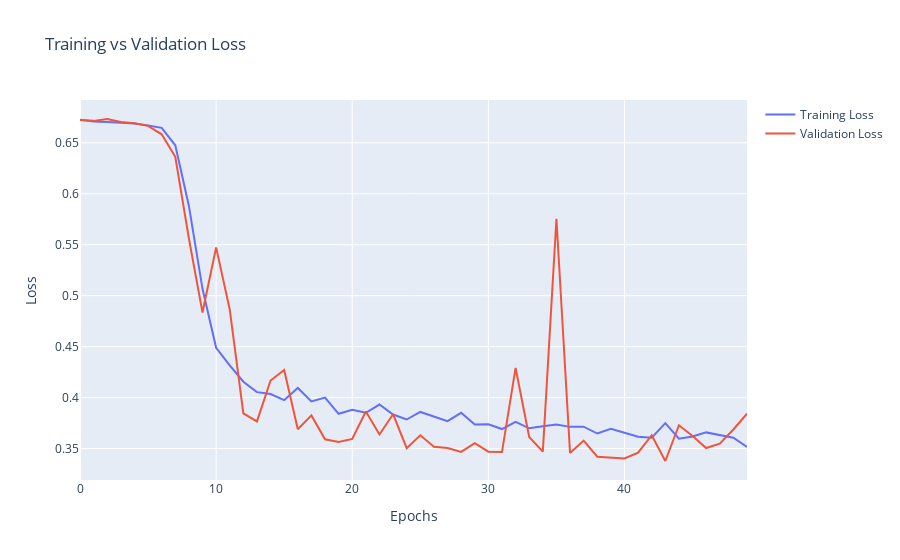

Notebook source saved alongside this figure:
### Markdown cell above
## Using embeddings for CNN:

### Code cell
X_train, X_test, y_train, y_test = train_test_split(
    exp3_embeded_data,
    exp3_embeded_labels,
    test_size=0.2,
    random_state=42,
    stratify=exp3_embeded_labels
)

X_train = X_train.reshape(X_train.shape[0], X_train.shape[1], 1)
X_test = X_test.reshape(X_test.shape[0], X_test.shape[1], 1)

cnn_model = create_cnn_model()

cnn_model.compile(optimizer=Adam(), loss=BinaryCrossentropy(), metrics=['accuracy'])

history = cnn_model.fit(X_train, y_train, epochs=50, batch_size=32, validation_split=0.1)

fig = go.Figure()
fig.add_trace(go.Scatter(y=history.history['loss'], mode='lines', name='Training Loss'))
fig.add_trace(go.Scatter(y=history.history['val_loss'], mode='lines', name='Validation Loss'))
fig.update_layout(xaxis_title='Epochs', yaxis_title='Loss', title='Training vs Validation Loss')
fig.show()

### Figure 1 — Plotly figure (JSON) as saved in the notebook; plotly's stock layout.template omitted (floating-point values rounded to 4 significant figures)
{"data": [{"mode": "lines", "name": "Training Loss", "type": "scatter", "y": [0.6726, 0.671, 0.6703, 0.6698, 0.6689, 0.6669, 0.6647, 0.6475, 0.588, 0.5067, 0.4488, 0.4315, 0.4156, 0.4053, 0.4035, 0.3974, 0.4095, 0.3963, 0.4, 0.3841, 0.388, 0.3851, 0.3932, 0.3834, 0.3785, 0.3859, 0.3814, 0.3769, 0.3851, 0.3735, 0.3737, 0.3691, 0.3763, 0.3699, 0.3718, 0.3736, 0.3713, 0.3714, 0.3647, 0.3694, 0.3656, 0.3616, 0.3607, 0.3749, 0.3597, 0.3619, 0.3658, 0.3633, 0.3606, 0.3515]}, {"mode": "lines", "name": "Validation Loss", "type": "scatter", "y": [0.6722, 0.6715, 0.6733, 0.6704, 0.6691, 0.6666, 0.6583, 0.6362, 0.5561, 0.4834, 0.5474, 0.4864, 0.3845, 0.3766, 0.4167, 0.427, 0.3689, 0.3825, 0.3591, 0.3564, 0.3595, 0.3864, 0.3638, 0.3837, 0.3503, 0.363, 0.3518, 0.3506, 0.3468, 0.3552, 0.3469, 0.3465, 0.4291, 0.3614, 0.3469, 0.5754, 0.3457, 0.3578, 0.342, 0.3411, 0.3403, 0.346, 0.363, 0.3378, 0.3729, 0.3624, 0.3505, 0.3548, 0.3687, 0.3842]}], "layout": {"title": {"text": "Training vs Validation Loss"}, "xaxis": {"title": {"text": "Epochs"}}, "yaxis": {"title": {"text": "Loss"}}}}
